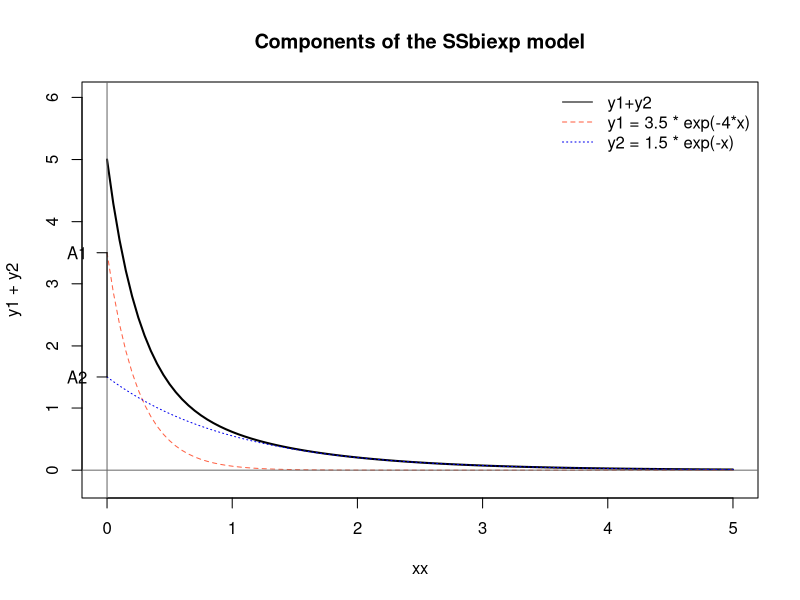

The R script that drew this image:
Indo.1 <- Indometh[Indometh$Subject == 1, ]
SSbiexp( Indo.1$time, 3, 1, 0.6, -1.3 )  # response only
A1 <- 3; lrc1 <- 1; A2 <- 0.6; lrc2 <- -1.3
SSbiexp( Indo.1$time, A1, lrc1, A2, lrc2 ) # response and gradient
print(getInitial(conc ~ SSbiexp(time, A1, lrc1, A2, lrc2), data = Indo.1),
      digits = 5)
## Initial values are in fact the converged values
fm1 <- nls(conc ~ SSbiexp(time, A1, lrc1, A2, lrc2), data = Indo.1)
summary(fm1)

xx <- seq(0, 5, len = 101)
y1 <- 3.5 * exp(-4*xx)
y2 <- 1.5 * exp(-xx)
plot(xx, y1 + y2, type = "l", lwd=2, ylim = c(-0.2,6), xlim = c(0, 5),
     main = "Components of the SSbiexp model")
lines(xx, y1, lty = 2, col="tomato"); abline(v=0, h=0, col="gray40")
lines(xx, y2, lty = 3, col="blue2" )
legend("topright", c("y1+y2", "y1 = 3.5 * exp(-4*x)", "y2 = 1.5 * exp(-x)"),
       lty=1:3, col=c("black","tomato","blue2"), bty="n")
axis(2, pos=0, at = c(3.5, 1.5), labels = c("A1","A2"), las=2)

## and how you could have got their sum via SSbiexp():
ySS <- SSbiexp(xx, 3.5, log(4), 1.5, log(1))
##                      ---          ---
stopifnot(all.equal(y1+y2, ySS, tolerance = 1e-15))


  